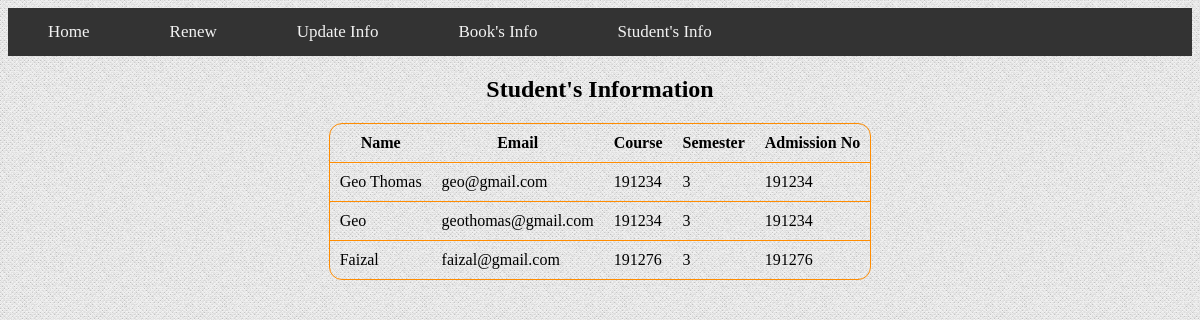
/student.php, run on the app's committed database.
### tables this page shows
CREATE TABLE IF NOT EXISTS `tbl_register` (
  `Regid` int(10) NOT NULL AUTO_INCREMENT,
  `Name` varchar(20) NOT NULL,
  `Dob` varchar(10) NOT NULL,
  `Email` varchar(20) NOT NULL,
  `Roll_no` int(10) NOT NULL,
  `Ad_no` int(10) NOT NULL,
  `Course` varchar(8) NOT NULL,
  `Semester` varchar(5) NOT NULL,
  `Yearofpass` varchar(6) NOT NULL,
  `Mobile_no` varchar(12) NOT NULL,
  `idfromreg` int(5) NOT NULL,
  PRIMARY KEY (`Regid`)
);

### student.php (the view, shortened to what this page needs)
<?php
include("conn.php");
?>
<html>
<head>
    <link rel = "stylesheet" type = "text/css" href = "lbmsys.css" />
<link rel = "stylesheet" type = "text/css" href = "nav.css" />
    </head>
    <body>
        <div class="topnav">
  <a href="stafflogin.php">Home</a>
  <a href="ar.php">Renew</a>
  <a href="updatebook.php">Update Info</a>
  <a href="books.php">Book's Info</a>
    <a href="student.php">Student's Info</a>
</div>
        <center>
            <h2>Student's Information</h2>
    <table class="roundedCorners">
  <tr>
    <th>Name</th>
    <th>Email</th>
    <th>Course</th>
    <th>Semester</th>
    <th>Admission No</th>
  </tr>
                    <?php
                $result=mysqli_query($conn,"select * from tbl_register");
while($row=mysqli_fetch_array($result))
{
    $name=$row[1];
    $email=$row[3];
    $course=$row[5];
    $sem=$row[7];
    $adno= $row[5];
    ?>
  <tr>
    <td><?php echo $name;?></td>
    <td><?php echo $email;?></td>
    <td><?php echo $course;?></td>
      <td><?php echo $sem;?></td>
    <td><?php echo $adno; ?></td>
  </tr>
 <?php
}
    ?>
</table>
    </center>
    </body>
</html>

### lbmsys.css (style rules this page uses)
body { font-family: Cambria, Palatino, "Palatino Linotype", "Palatino LT STD", Georgia, serif; background:url(bgnoise_lg.png); }
h1,h2,h4 { text-align: center; font-family: times new roman; }

### nav.css (style rules this page uses)
.topnav { overflow: hidden; background-color: #333; }
.topnav a { float: left; color: #f2f2f2; text-align: center; padding: 14px 40px; text-decoration: none; font-size: 17px; }

### student.php (style rules this page uses)
table.roundedCorners { border: 1px solid DarkOrange; border-radius: 13px; border-spacing: 0; }
table.roundedCorners td, table.roundedCorners th { border-bottom: 1px solid DarkOrange; padding: 10px; }
table.roundedCorners tr:last-child > td { border-bottom: none; }

### data on the page
tbl_register: Name "Geo Thomas", Email "geo@gmail.com", Ad_no "191234", Semester "3"
tbl_register: Name "Geo", Email "geothomas@gmail.com", Ad_no "191234", Semester "3"
tbl_register: Name "Faizal", Email "faizal@gmail.com", Ad_no "191276", Semester "3"
